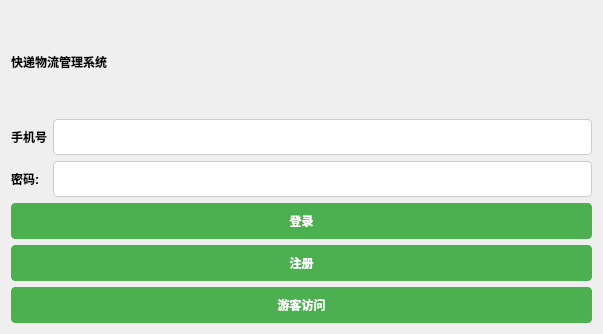
<?xml version="1.0" encoding="UTF-8"?>
<ui version="4.0">
 <class>LoginForm</class>
 <widget class="QWidget" name="LoginForm">
  <property name="geometry">
   <rect>
    <x>0</x>
    <y>0</y>
    <width>603</width>
    <height>334</height>
   </rect>
  </property>
  <property name="windowTitle">
   <string>登入系统</string>
  </property>
  <layout class="QVBoxLayout" name="verticalLayout">
   <item>
    <layout class="QGridLayout" name="gridLayout">
     <item row="1" column="0">
      <widget class="QLabel" name="label_2">
       <property name="styleSheet">
        <string notr="true">QLabel {
	font: 12pt &quot;幼圆&quot;;
    font-weight: bold;
}</string>
       </property>
       <property name="text">
        <string>手机号</string>
       </property>
      </widget>
     </item>
     <item row="0" column="0" colspan="2">
      <widget class="QLabel" name="label">
       <property name="styleSheet">
        <string notr="true">QLabel#label {
	font: 22pt &quot;幼圆&quot;;
    font-weight: bold;
    qproperty-alignment: AlignCenter;
}
</string>
       </property>
       <property name="text">
        <string>快递物流管理系统</string>
       </property>
      </widget>
     </item>
     <item row="1" column="1">
      <widget class="QLineEdit" name="lineEdit_account">
       <property name="styleSheet">
        <string notr="true">QLineEdit {
    padding: 8px;
    font-size: 14px;
    border: 1px solid #ccc;
    border-radius: 4px;
}</string>
       </property>
      </widget>
     </item>
     <item row="2" column="0">
      <widget class="QLabel" name="label_3">
       <property name="styleSheet">
        <string notr="true">QLabel {
	font: 12pt &quot;幼圆&quot;;
    font-weight: bold;
}</string>
       </property>
       <property name="text">
        <string>密码:</string>
       </property>
      </widget>
     </item>
     <item row="2" column="1">
      <widget class="QLineEdit" name="lineEdit_password">
       <property name="styleSheet">
        <string notr="true">QLineEdit {
    padding: 8px;
    font-size: 14px;
    border: 1px solid #ccc;
    border-radius: 4px;
}</string>
       </property>
       <property name="echoMode">
        <enum>QLineEdit::Password</enum>
       </property>
      </widget>
     </item>
    </layout>
   </item>
   <item>
    <widget class="QPushButton" name="pushButton_login">
     <property name="styleSheet">
      <string notr="true">QPushButton {
    padding: 8px 16px;
	font: 15px &quot;幼圆&quot;;
    font-weight: bold;
    border: 1px solid #4CAF50;
    border-radius: 4px;
    color: #fff;
    background-color: #4CAF50;
}

/* 鼠标悬停时按钮样式 */
QPushButton:hover {
    background-color: #45a049;
    border: 1px solid #45a049;
}</string>
     </property>
     <property name="text">
      <string>登录</string>
     </property>
    </widget>
   </item>
   <item>
    <widget class="QPushButton" name="pushButton_register">
     <property name="styleSheet">
      <string notr="true">QPushButton {
    padding: 8px 16px;
	font: 15px &quot;幼圆&quot;;
    font-weight: bold;
    border: 1px solid #4CAF50;
    border-radius: 4px;
    color: #fff;
    background-color: #4CAF50;
}

/* 鼠标悬停时按钮样式 */
QPushButton:hover {
    background-color: #45a049;
    border: 1px solid #45a049;
}</string>
     </property>
     <property name="text">
      <string>注册</string>
     </property>
    </widget>
   </item>
   <item>
    <widget class="QPushButton" name="pushButton">
     <property name="styleSheet">
      <string notr="true">/* 设置按钮样式 */
QPushButton {
    padding: 8px 16px;
	font: 15px &quot;幼圆&quot;;
    font-weight: bold;
    border: 1px solid #4CAF50;
    border-radius: 4px;
    color: #fff;
    background-color: #4CAF50;
}

/* 鼠标悬停时按钮样式 */
QPushButton:hover {
    background-color: #45a049;
    border: 1px solid #45a049;
}

/* 游客访问按钮样式 */
QPushButton#pushButton_visitor {
    color: #333;
    background-color: #ddd;
    border: 1px solid #ddd;
}

/* 鼠标悬停时游客访问按钮样式 */
QPushButton#pushButton_visitor:hover {
    background-color: #bbb;
    border: 1px solid #bbb;
}</string>
     </property>
     <property name="text">
      <string>游客访问</string>
     </property>
    </widget>
   </item>
  </layout>
 </widget>
 <resources/>
 <connections/>
</ui>
